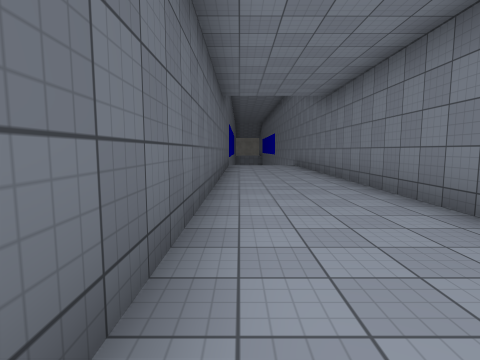
[1] (above)

17 first-person views from a walk through a 3-D level made in the Unity game engine. The camera is 1.4 m above the floor, tilts 6° down and sees 80° across. The floor is counted in squares, 2 m on a side. Each view is taken from the middle of a square. On the plan, view 1 faces up. The plan holds only what a view shows up to about 10 squares ahead; the rest is blank. The place goes on beyond the plan. The player character is not drawn. Surface patterns are stand-ins for the level's own textures.

[2]
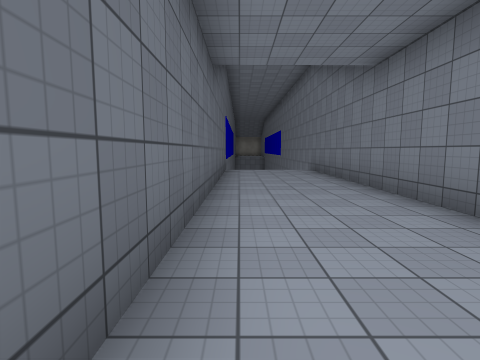

[3]
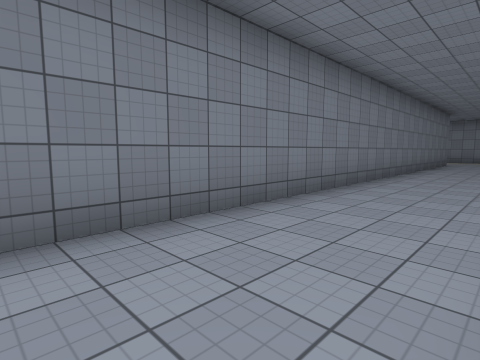

[4]
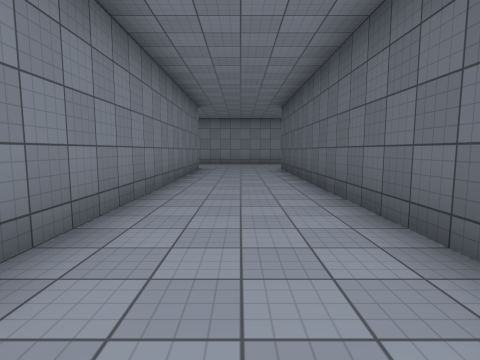

[5]
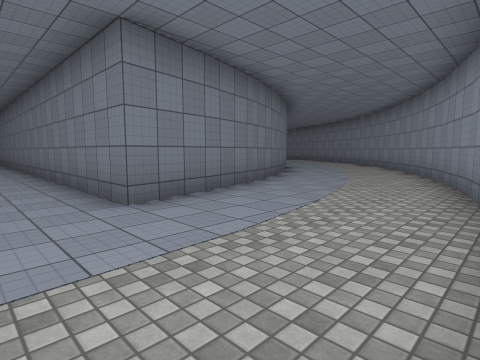

[6]
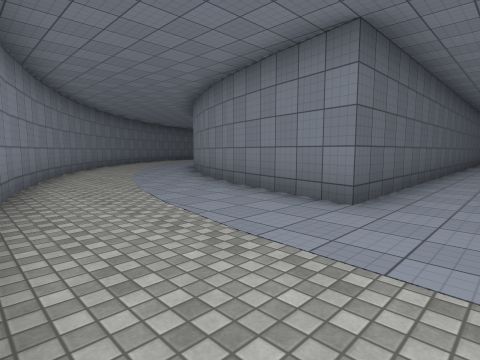

[7]
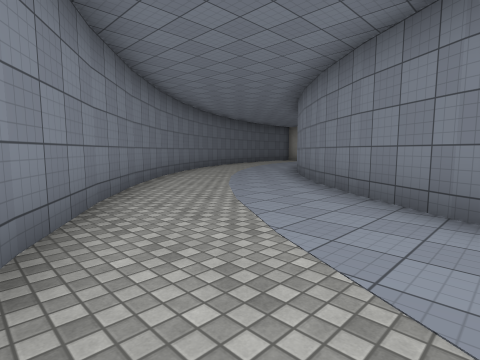

[8]
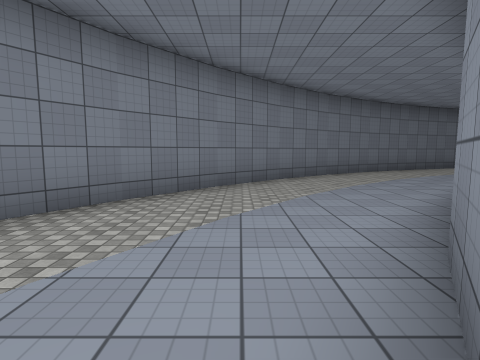

[9]
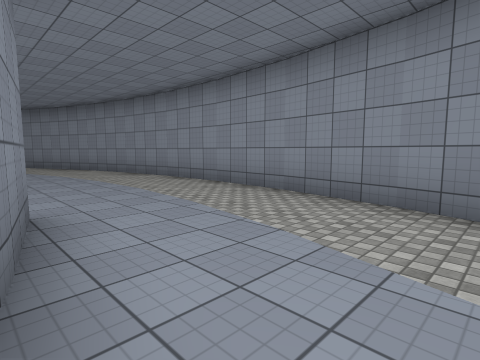

[10]
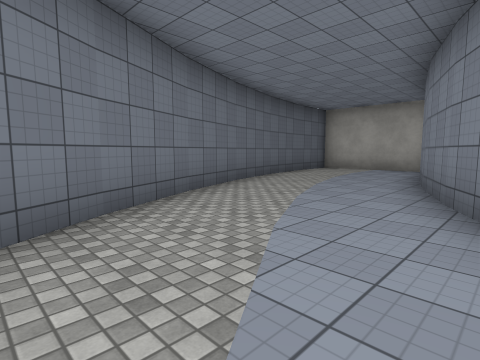

[11]
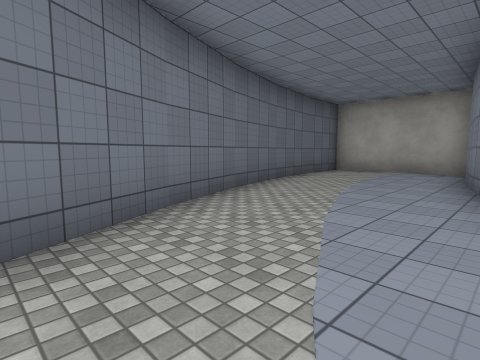

[12]
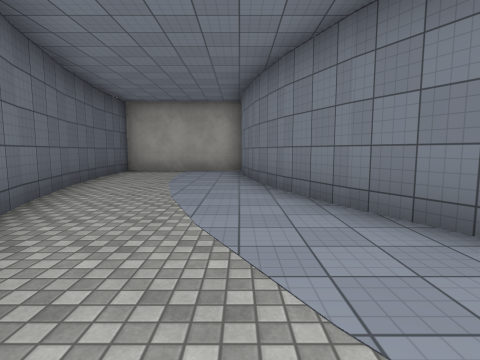

[13]
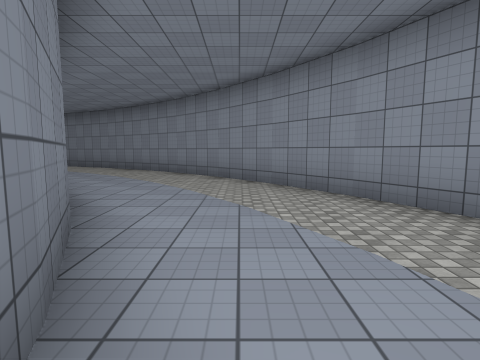

[14]
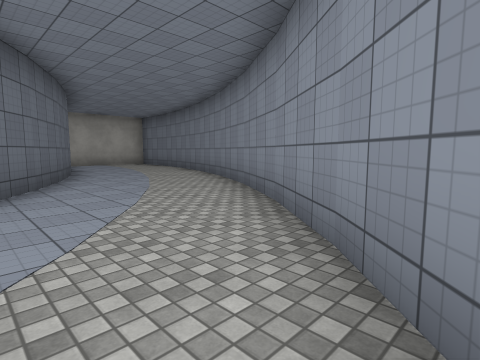

[15]
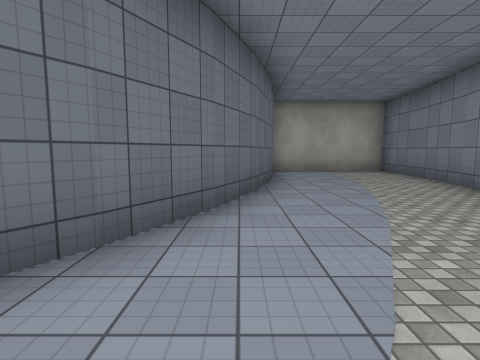

[16]
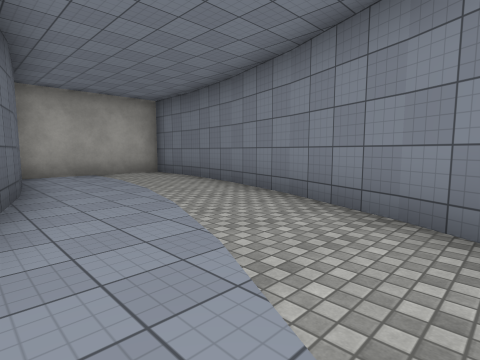

[17]
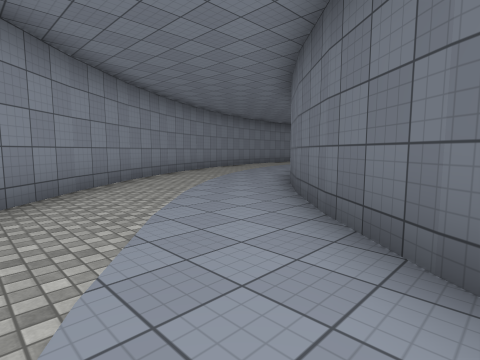

### Floor plan
Points are (right, up) in squares from view 1. A wall is a line through its corners. A room is listed if a view was taken in it or the views show most of it. See-through windows are left out.
Room 1 (views 1, 2, 3, 4, 5, 6, 7, 8, 9, 10, 11, 12, 13, 14, 15, 16, 17)
walls: (-0.5, -1.2) (-0.5, -10.5) (-3.7, -9.8); (-3.7, -9.7) (-5.1, -9.2) (-6.5, -8.5); (5.7, -9.9) (2.5, -10.5) (2.5, 13); (-6.4, -8.5) (-7.9, -7.6); (9.2, -8) (8.5, -8.5) (7.1, -9.2) (5.6, -9.8); (-7.8, -7.7) (-9.1, -6.6); (0.9, -14.3) (3, -14.1); (-1.1, -14.1) (1, -14.3); (2.9, -14.2) (4.9, -13.8); (-2.9, -13.8) (-0.9, -14.2); (4.8, -13.9) (6.8, -13.3); (-9, -6.7) (-10.2, -5.5); (6.7, -13.4) (8.7, -12.6); (11.1, -6.6) (9.8, -7.6); (-6.6, -12.6) (-4.8, -13.3) (-2.9, -13.9); (8.5, -12.7) (10.4, -11.7); (-10.1, -5.6) (-11.1, -4.3); (12.2, -5.5) (11, -6.7); (10.3, -11.8) (12.1, -10.6); (13.2, -4.3) (12.1, -5.6); (12, -10.7) (13.6, -9.4); (14, -2.9) (13.1, -4.4); (-12.1, -2.8) (-12.7, -1.6); (13.5, -9.5) (15, -8); (-11.6, -9.4) (-10, -10.7) (-8.4, -11.7) (-6.5, -12.7); (-12.7, -1.7) (-13.3, -0.1); (14.8, -1.5) (14, -3.1); (14.9, -8.1) (16.2, -6.5); (-13, -8) (-11.5, -9.5); (16.1, -6.6) (17.2, -4.9) (18.2, -3.1); (-14.2, -6.5) (-12.9, -8.1); (-15.3, -4.8) (-14.1, -6.6); (18.1, -3.2) (18.9, -1.2); (-16.2, -3) (-15.2, -4.9); (-0.5, 12.8) (-0.5, 0.5)
ways out: opening at (-14.3, -2) to room 2; opening at (17, -2) to room 3
Room 2 (no view inside)
walls: (-17.3, 0.6) (-16.8, -1.3); (-17.7, 2.6) (-17.3, 0.5); (-13.7, 1.4) (-13.9, 3); (-16.9, -1.2) (-16.1, -3.2); (-13.2, -0.2) (-13.7, 1.5); (-13.9, 3.4) (-14, 4.5) (-17.7, 4.5) (-17.6, 2.5)
ways out: opening at (-14.3, -2) to room 1
Room 3 (no view inside)
walls: (15.9, 2.9) (15.7, 1.3); (15.7, 1.4) (15.3, -0.1) (14.7, -1.6); (19.3, 0.5) (19.7, 2.6); (19.7, 2.5) (19.7, 4.5) (16, 4.5); (18.8, -1.3) (19.4, 0.7)
ways out: opening at (17, -2) to room 1

Positions as (right, up) in squares from view 1, and headings:
1: (0, 0), facing up
2: (0, 3), facing up
3: (0, 5), facing down-right
4: (1, 0), facing down
5: (1, -14), facing up-right
6: (1, -14), facing up-left
7: (-6, -12), facing up-left
8: (-6, -9), facing left
9: (-4, -10), facing down-right
10: (-12, -6), facing up-left
11: (-13, -5), facing up-left
12: (-14, -5), facing up
13: (6, -10), facing right
14: (13, -9), facing up-right
15: (15, -5), facing up
16: (15, -4), facing up-right
17: (15, -4), facing down-left
